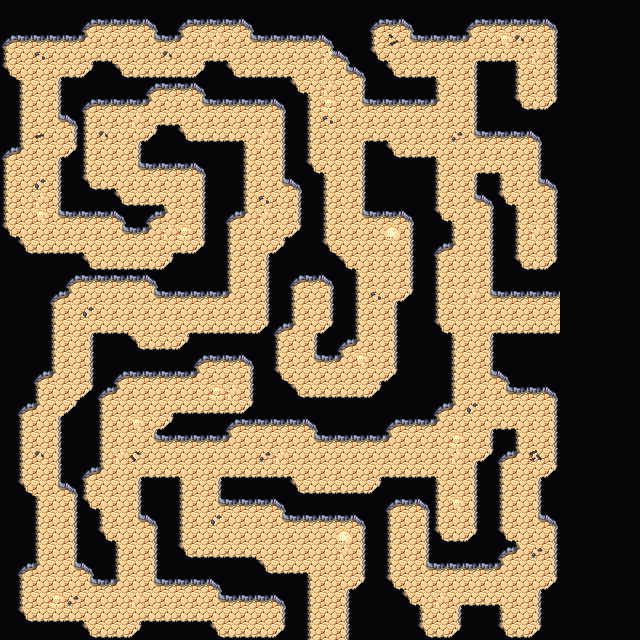

A level layout from a 2D game, rendered from its tile map. Below: a short description, then the map file with tile-grid data replaced by summaries:
An orthogonal 40x40 tile map with 16x16 px tiles, 4 tile layers (Collision, Background, Walls, Clutter), 2 tilesets and 2 objects.

<map version="1.5" tiledversion="1.7.2" orientation="orthogonal" renderorder="right-down" width="40" height="40" tilewidth="16" tileheight="16" infinite="0" nextlayerid="7" nextobjectid="63">
 <editorsettings>
  <export target="wastetown..tmx" format="tmx" />
 </editorsettings>
 <tileset firstgid="1" source="../../../tileset/main.tsx" />
 <tileset firstgid="3477" source="../../../tileset/buildings.tsx" />
 <layer id="6" name="Collision" width="40" height="40">
  <data>[1600 cells, 0 non-empty, 0 distinct tile ids]</data>
 </layer>
 <layer id="1" name="Background" width="40" height="40">
  <data>[1600 cells, 1600 non-empty, 1 distinct tile ids]</data>
 </layer>
 <layer id="2" name="Walls" width="40" height="40">
  <data>[1600 cells, 1232 non-empty, 18 distinct tile ids]</data>
 </layer>
 <layer id="3" name="Clutter" width="40" height="40">
  <properties>
   <property name="spriteLayer" type="bool" value="true" />
  </properties>
  <data>[1600 cells, 50 non-empty, 12 distinct tile ids]</data>
 </layer>
 <objectgroup id="4" name="Objects">
  <object id="60" template="../../../obj/door_left.tx" x="542" y="322">
   <properties>
    <property name="teleport" value="../common/maps/map/cave/cave_multilevel_4/cave_23C9.tmx" />
    <property name="teleportObjectId" value="59" />
   </properties>
  </object>
  <object id="62" template="../../../obj/door_up.tx" x="319.688" y="638.393">
   <properties>
    <property name="teleport" value="../common/maps/map/cave/cave_multilevel_4/cave_23D8.tmx" />
    <property name="teleportObjectId" value="61" />
   </properties>
  </object>
 </objectgroup>
</map>
